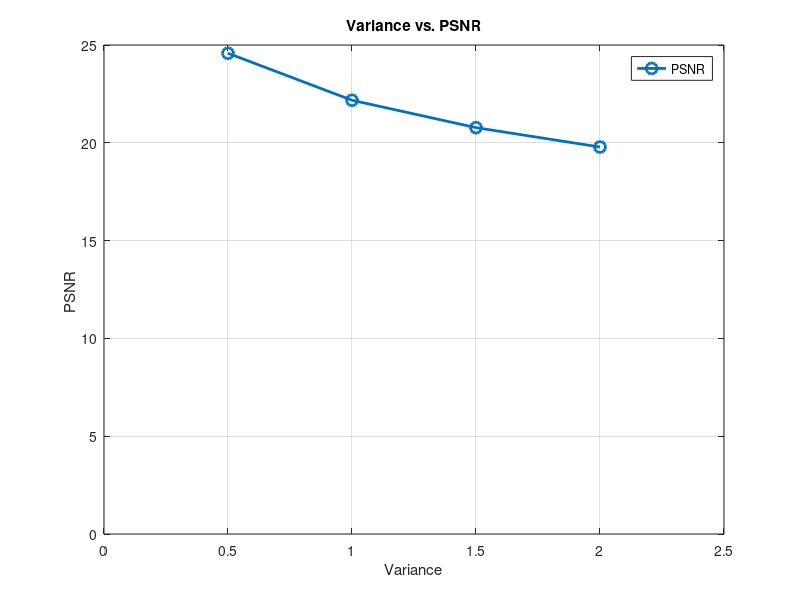

This figure's MATLAB source:
% Define the data
variance = [0.5, 1.0, 1.5, 2.0];
psnr = [24.578, 22.175, 20.775, 19.784];

% Create a plot
figure;
plot(variance, psnr, 'o-', 'LineWidth', 2, 'MarkerSize', 8);
title('Variance vs. PSNR');
xlabel('Variance');
ylabel('PSNR ');
grid on;

% Add data points as labels

% Customize the appearance of the plot (optional)
xlim([0 2.5]); % Adjust the x-axis limits as needed
ylim([0 25]);  % Adjust the y-axis limits as needed
legend('PSNR', 'Location', 'Best');

% Save the plot as an image (optional)
% saveas(gcf, 'variance_vs_psnr_plot.png');
